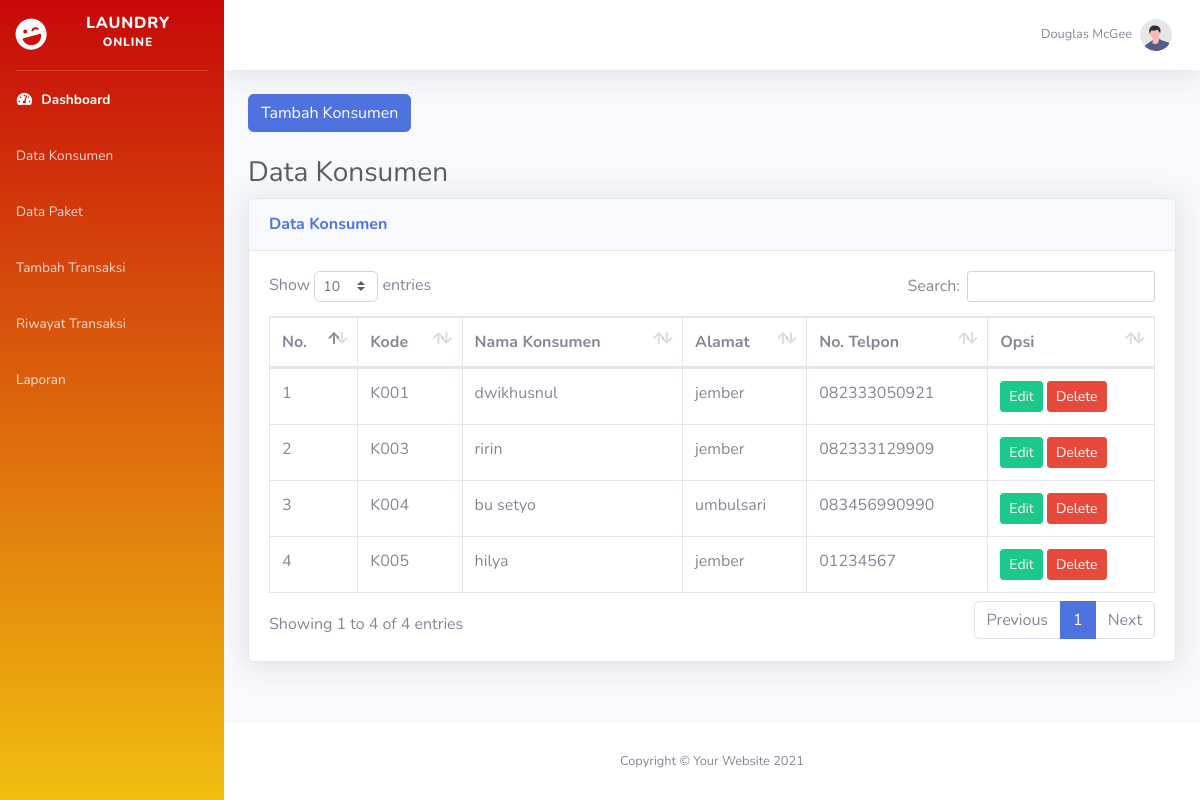
Screenshot of /index.php/konsumen with the database file from the repository.
### tables this page shows
CREATE TABLE `konsumen` (
  `kode_konsumen` varchar(12) NOT NULL,
  `nama_konsumen` varchar(50) NOT NULL,
  `alamat_konsumen` text NOT NULL,
  `no_telp` varchar(15) NOT NULL,
  PRIMARY KEY (`kode_konsumen`)
);

### application/controllers/konsumen.php (called while the page is built, shortened)
<?php
class Konsumen extends CI_Controller{
   public function __construct()
   {
      $this->load->model('m_konsumen');
   }
    public function index()
    {
       $isi['content'] = 'backend/konsumen/v_konsumen';
       $isi['judul']   = 'Data Konsumen';
       $isi['data']    = $this->m_konsumen->getAllDataKonsumen();
       $this->load->view('backend/dashboard', $isi);
    }
}

### index.php (called while the page is built, shortened)
<?php
require_once BASEPATH.'core/CodeIgniter.php';

### application/models/m_konsumen.php (called while the page is built, shortened)
<?php
class M_konsumen extends CI_Model {
public function getAllDataKonsumen()
{
    return $this->db->get('konsumen')->result();
}
}

### application/views/backend/konsumen/v_konsumen.php (the view, shortened to what this page needs)
<div class="container-fluid">
<div class="row">
    <div class="col-md-12">
        <a href="<?= base_url()?>konsumen/tambah" class="btn btn-primary">Tambah Konsumen</a> <br><br>
    </div>
</div>
<h1 class="h3 mb-2 text-gray-800"><?= $judul;?></h1>
<div class="card shadow mb-4">
    <div class="card-header py-3">
        <h6 class="m-0 font-weight-bold text-primary"><?= $judul;?></h6>
    </div>
    <div class="card-body">
        <div class="table-responsive">
            <table class="table table-bordered" id="dataTable" width="100%" cellspacing="0">
                <thead>
                    <tr>
                        <th>No.</th>
                        <th>Kode</th>
                        <th>Nama Konsumen</th>
                        <th>Alamat</th>
                        <th>No. Telpon</th>
                        <th>Opsi</th>
                    </tr>
                </thead>
                <tbody>
                    <?php
                        $no = 1;
                        foreach ($data as $row) :?>
                            <tr>
                               <td><?= $no++;?></td>
                               <td><?= $row->kode_konsumen;?></td>
                               <td><?= $row->nama_konsumen;?></td>
                               <td><?= $row->alamat_konsumen;?></td>
                               <td><?= $row->no_telp;?></td>
                               <td>
                               <a href="<?= base_url()?>konsumen/edit/<?= $row->kode_konsumen; ?>" class="btn btn-success btn-sm"> Edit </a>
                               <a href="<?= base_url()?>konsumen/delete/<?= $row->kode_konsumen; ?>" class="btn btn-danger btn-sm" onclick="return confirm('Yakin Mau Menghapus ?');"> Delete </a>
                               </td>
                            </tr>
                    <?php endforeach;?>
                </tbody>
            </table>
        </div>
     </div>
</div>
</div>

### rows the page displays
konsumen: kode_konsumen "K001", nama_konsumen "dwikhusnul", alamat_konsumen "jember", no_telp "082333050921"
konsumen: kode_konsumen "K003", nama_konsumen "ririn", alamat_konsumen "jember", no_telp "082333129909"
konsumen: kode_konsumen "K004", nama_konsumen "bu setyo", alamat_konsumen "umbulsari", no_telp "083456990990"
konsumen: kode_konsumen "K005", nama_konsumen "hilya", alamat_konsumen "jember", no_telp "01234567"

### other values shown
$judul "Data Konsumen"
